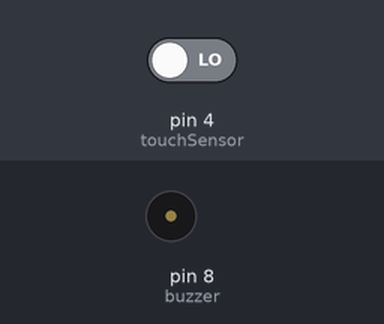
Bench run of a sketch on a simulated Arduino Uno, built for the host (arithmetic inside an expression is 32-bit, double 64-bit). On the bench: buzzer (waves = sounding). The inputs (shaded band) are chosen by the test bench; at power-on: pin 4 (touchSensor) LOW.

Above: at 1.2 s.
1.3 s: pin 4 (touchSensor) driven HIGH
At 1.6 s:
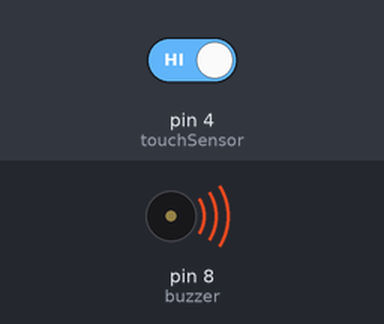
2.8 s: pin 4 (touchSensor) driven LOW
At 3.9 s:
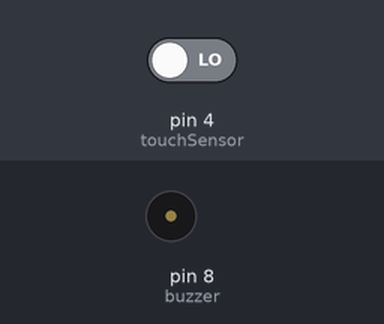
Timing chart, 0 to 5.8 s (numbered marks = the images above; inputs shaded):
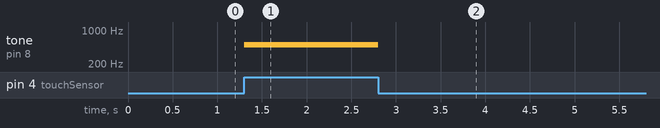

The sketch:

app2.ino
```cpp
int touchSensor = 4 ;
int buzzer = 8 ;
void setup() {
  // put your setup code here, to run once:
pinMode(touchSensor,INPUT) ;
pinMode(buzzer,OUTPUT) ;
Serial.begin(9600) ;
}

void loop() {
  // put your main code here, to run repeatedly:
boolean p = digitalRead(touchSensor) ;
if(p){
tone(buzzer,500) ;
Serial.begin("buzzer") ;
}
else{
  noTone(buzzer) ;

  }
}
```

Measured:
- after the input at 1.3 s, tone on pin 8 (buzzer): silent → 500 Hz at once
- after the input at 2.8 s, tone on pin 8 (buzzer): 500 Hz → silent at once
